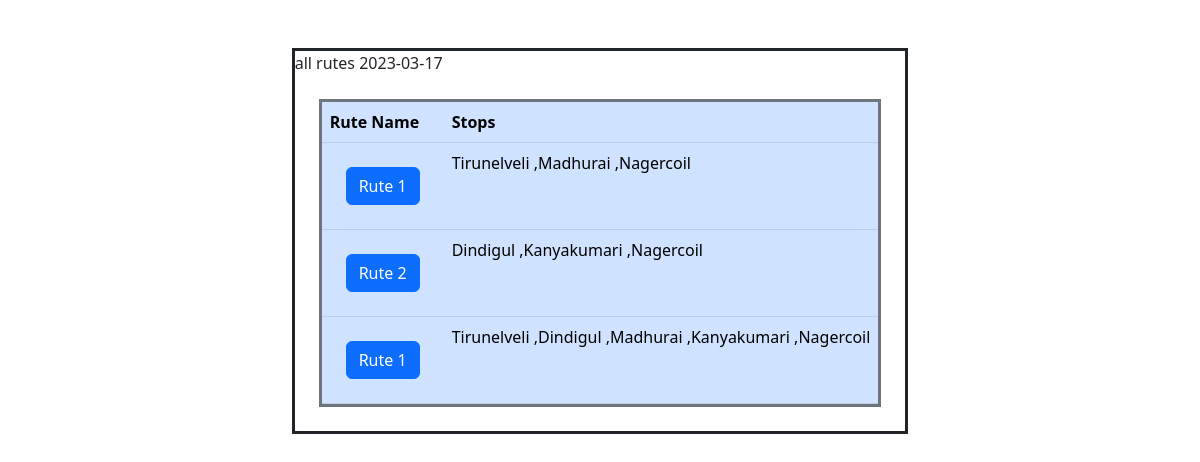
Page /rutes/2023-03-17 on the committed database.
### main/models.py (models this page shows)
class rutes(models.Model):
    rute_name = models.CharField(_("rute name"), max_length=50)
    bus = models.ForeignKey(bus, verbose_name=_("bus "), on_delete=models.CASCADE)
    bus_driver = models.ForeignKey(driver, verbose_name=_("deiver "), on_delete=models.SET_NULL ,null=True)
    bus_rutes = models.ManyToManyField(bus_stop, verbose_name=_(" rutes"))
    bus_date = models.DateField(_("rute date"), auto_now=False, auto_now_add=False ,null=True)
    class Meta:
        verbose_name = _("rutes")
        verbose_name_plural = _("rutess")
    def __str__(self):
        return self.rute_name

class bus_stop(models.Model):
    city_name = models.CharField(_("city name"), max_length=50)
    pincode = models.IntegerField(_("pincode"))
    latitude = models.FloatField(_("latitude"))
    longitude = models.FloatField(_("longitude"))
    class Meta:
        verbose_name = _("bus_stop")
        verbose_name_plural = _("bus_stops")
    def __str__(self):
        return self.city_name

### main/views.py (the view)
# urls.py: path('rutes/<slug:date>',view=views.rutesView),
def rutesView (request ,date):
    rutesList= rutes.objects.filter(bus_date=date)
    return render(request,"rutes.html",{'date':date,"rutes":rutesList})

### main/templates/rutes.html (shortened to what this page needs)
<!doctype html>
<html lang="en">
<head>
  <link href="https://cdn.jsdelivr.net/npm/bootstrap@5.2.1/dist/css/bootstrap.min.css" rel="stylesheet"
>
</head>
<body>
  <main class="d-flex justify-content-center p-5">
    <div class="border border-3 border-dark d-flex dates flex-column ">
      all rutes {{date}}
      <div class="border border-secondary m-4 table-responsive">
        <table class="m-auto table table-primary text-capitalize">
          <thead>
            <tr>
              <th scope="col">Rute name</th>
              <th scope="col">Stops</th>
            </tr>
          </thead>
          <tbody>
            {% for rute in  rutes%}
            <tr class="">
              <td scope="row"><a name="today" id="{{rute}}" class="align-self-center btn btn-primary m-3"
                  href="http://127.0.0.1:8000/weather/{{rute.id}}" role="button">{{rute.rute_name}}</a></td>
              <td>{{rute.bus_rutes.all |join:" ,"}}</td>
            </tr>
            {% endfor %}
          </tbody>
        </table>
      </div>
    </div>
  </main>
</body>
</html>

### rows in the picture
rutes: rute_name "Rute 1", bus_rutes.all "Tirunelveli ,madhurai ,Nagercoil"
rutes: rute_name "Rute 2", bus_rutes.all "Dindigul ,Kanyakumari ,Nagercoil"
rutes: rute_name "Rute 1", bus_rutes.all "Tirunelveli ,Dindigul ,madhurai ,Kanyakumari ,Nagercoil"

### other values in the picture
{{ date }} "2023-03-17"
